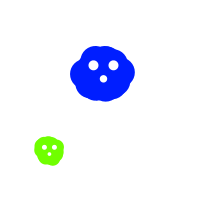
Frame 1 (no input)
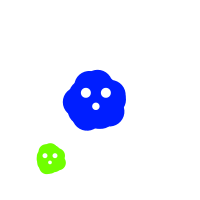
Frame 60 (the mouse pressed at the canvas centre just before this capture)
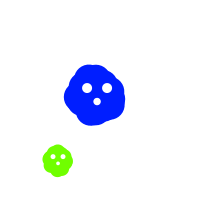
Frame 120 (the mouse held since frame 60 and released just before this capture)

The Processing sketch that drew these frames (run headless with seeded random() and noise(); from frame 60 on, the mouse is pressed at the canvas centre):

// Processing sketch: bestiole01
// ── bestiole01.pde
Bestiole une_bestiole;
Bestiole une_autre_bestiole;

void setup() {
 
 size(200,200);
 colorMode(HSB);      // HSB simplifie les couleurs aléatoires
 noStroke();
 smooth();            // formes anti-aliasées
 
 une_bestiole       = new Bestiole(100, 75, 30); // x, y, taille
 une_autre_bestiole = new Bestiole(50, 150, 15); // x, y, taille
}

void draw() {
 
 background(255);
 une_bestiole.draw();
 une_autre_bestiole.draw();
 
}
class Bestiole {

 color couleur;
 float x, y, taille;

 Bestiole(float depart_x, float depart_y, float t) {
   x = depart_x;
   y = depart_y;
   taille = t;
   couleur = color(random(255), 255, 255); // hue, saturation, brightness
 }

 void draw() {
   bouger();
   dessiner();
 }

 void bouger() {
     // bouger aléatoirement en fonction de sa taille
     x += random(-taille/10,taille/10);
     y += random(-taille/10,taille/10);
     // boucler sur les bords du Sketch
     if (x > width + taille) x = -taille;
     if (x < -taille) x = width + taille;
     if (y > height + taille) y = -taille;
     if (y < -taille) y = height + taille;
 }

 void dessiner() {

   // comme chaque bestiole change l'orientation, il faut mémoriser
   // l'orientation d'origine pour pouvoir y revenir après chaque dessin
   pushMatrix();

   // dessiner le corps
   fill(couleur);
   translate(x,y);
   // le corps est composé de plein de cercles
   for(int i=0; i<360; i+=30) {
     pushMatrix();
     rotate(radians(i));
     translate(random(-taille/10,taille/10), random(-taille/10,taille/10));
     ellipse(taille/2, 0, taille, taille);
     popMatrix();
   }

   // dessiner le visage
   fill(255);
   translate(random(-taille/20,taille/20), random(-taille/20,taille/20));
   ellipse(-taille/3, -taille/4, taille/3, taille/3);
   ellipse( taille/3, -taille/4, taille/3, taille/3);
   ellipse(        0,  taille/5, taille/4, taille/4);

   popMatrix(); // revenir à l'orientation d'origine
   
 }

}
